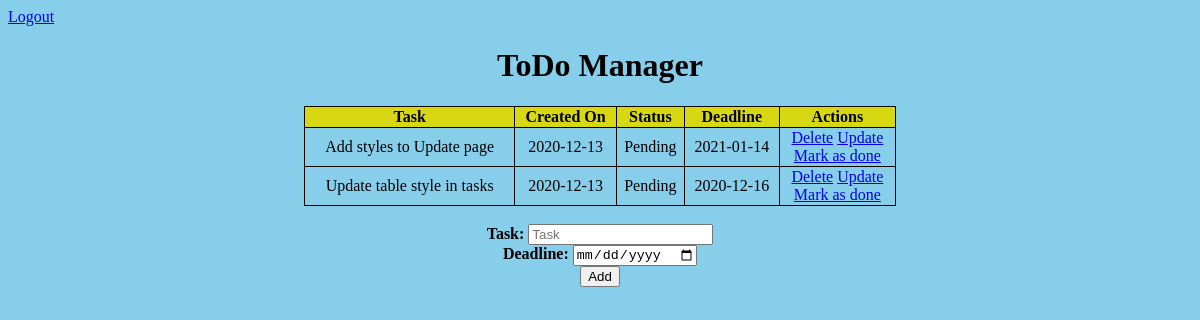
Page /tasks (signed in) on the earlier database version.
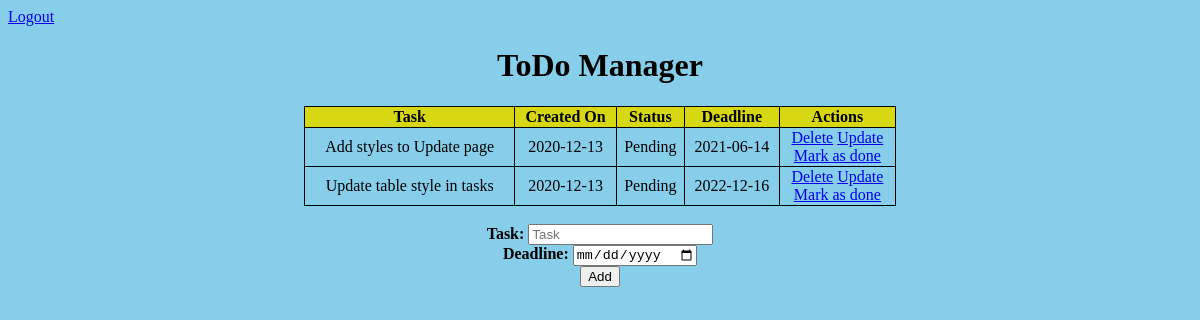
Same page on the later database version.
### app.py (models this page shows, shortened)
class Todo(db.Model):
    __tablename__ = "Tasks"
    id = db.Column(db.Integer, primary_key=True)
    content = db.Column(db.String(200), nullable=False)
    completed = db.Column(db.Integer, default=0)
    date_created = db.Column(db.DateTime, default=datetime.utcnow)
    deadline = db.Column(db.DateTime)
    user = db.Column(db.String(100), nullable=False)

### app.py (the view)
@app.route("/tasks", methods=["POST", "GET"])
def tasks():
    if request.method == "POST":
        task_txt = request.form["task"]
        task_ddl = datetime.strptime(request.form["deadline"], r"%Y-%m-%d")
        user = session["username"]
        newTask = Todo(content=task_txt, deadline=task_ddl, user=user)
        db.session.add(newTask)
        db.session.commit()
        return redirect("/tasks")
    else:
        tasks = (
            Todo.query.order_by(Todo.date_created)
            .filter_by(user=session["username"])
            .all()
        )
        return render_template("tasks.html", tasks=tasks)

### templates/tasks.html (shortened to what this page needs)
{% extends 'base.html' %}
{% block body %}
<div class="buttons">
    <a href="/logout">Logout</a>
</div>
<div class="content">
    <h1>ToDo Manager</h1>
    <table>
        <tr>
            <th>Task</th>
            <th>Created On</th>
            <th>Status</th>
            <th>Deadline</th>
            <th>Actions</th>
        </tr>
        {% for task in tasks: %}
            <tr>
                <td>{{ task.content }}</td>
                <td>{{ task.date_created.date() }}</td>
                {% if task.completed == 1: %}
                    <td>Done</td>
                {% else: %}
                    <td>Pending</td>
                {% endif %}
                <td>{{ task.deadline.date() }}</td>
                <td>
                    <a href="/delete/{{task.id}}">Delete</a>
                    <a href="/update/{{task.id}}">Update</a>
                    <br>
                    {% if task.completed == 1: %}
                        <a href="/mark-as-pending/{{task.id}}">Mark as pending</a>
                    {% else: %}
                        <a href="/mark-as-done/{{task.id}}">Mark as done</a>
                    {% endif %}
                </td>
            </tr>
        {% endfor %}
    </table>
    <br>
    <form action="/tasks", method="POST">
        <label for="task"><b>Task:</b></label>
        <input type="text" name="task" id="task", placeholder="Task">
        <br>
        <label for="deadline"><b>Deadline:</b></label>
        <input type="date" name="deadline" id="deadline", placeholder="Deadline">
        <br>
        <input type="submit" value="Add">
    </form>
</div>
{% endblock %}

### templates/base.html (shortened to what this page needs)
<!DOCTYPE html>
<html lang="en">
    <head>
        <link rel="stylesheet" href="{{ url_for('static', filename='css/main.css') }}">
    </head>
    <body>
        {% block body %}{% endblock %}
    </body>
</html>

### static/css/main.css (style rules this page uses)
th { border: 1px solid black; width: auto; height: 50 px; text-align: center; border-collapse: collapse; background-color: #d8d812; }
td { width: fit-content; text-align: center; border: 1px solid black; border-collapse: collapse; }
div.content { text-align: center; margin-left: auto; margin-right: auto; }
table { width: 50%; border: 1px solid black; border-collapse: collapse; text-align: center; align-self: center; margin-left: auto; margin-right: auto; }
body { background-color: skyblue; }

Differences in the rows shown:
changed Todo "Add styles to Update page": deadline "2021-01-14" → "2021-06-14"
changed Todo "Update table style in tasks": deadline "2020-12-16" → "2022-12-16"
